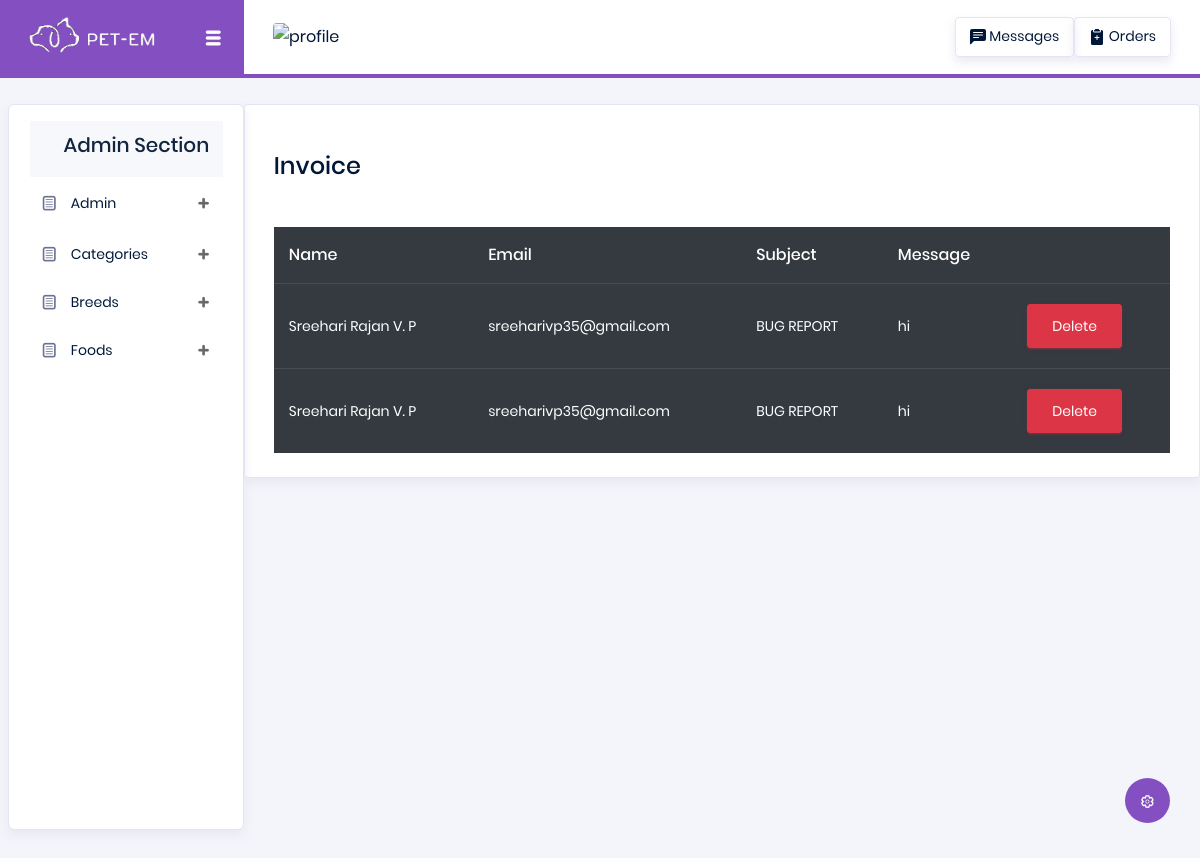
Page /backend/viewmessage/ on the committed database.
### backend/models.py (models this page shows)
class contactdb(models.Model):
    Name = models.CharField(max_length=100, blank=True, null=True)
    Email = models.EmailField(max_length=100, blank=True, null=True)
    Subject = models.CharField(max_length=100,blank=True,null=True)
    Message = models.CharField(max_length=100,blank=True,null=True)

### backend/views.py (the view)
# urls.py: path('viewmessage/', views.viewmessage, name="viewmessage"),
def viewmessage(r):
    data=contactdb.objects.all()
    return render(r,"contactdetails.html",{"data":data})

### backend/templates/contactdetails.html (shortened to what this page needs)
<!DOCTYPE html>
{% extends "index.html" %}
{% block content %}
<html lang="en">
<head>
</head>
<body>
<div class="card">
                <div class="card-body"><br>
                  <h4>Invoice</h4>
                  <br>
                  <div class="table-responsive pt-3">
                    <table class="table table-dark">
                      <thead>
                        <tr>
                          <th>
                            Name
                          </th>
                          <th>
                            Email
                          </th>
                          <th>
                            Subject
                          </th>
                          <th>
                            Message
                          </th>
                        </tr>
                      </thead>
                      <tbody>
                      {% for d in data %}
                        <tr>
                          <td>
                            {{d.Name}}
                          </td>
                          <td>
                            {{d.Email}}
                          </td>
                          <td>
                            {{d.Subject}}
                          </td>
                          <td>
                           {{d.Message}}
                          </td>
                          <td>
                            <form action=" {% url 'deletemessage' dataid=d.id%}">
                            <button type="submit" class="btn btn-danger"}>Delete</button>
                            </form>
                          </td>
                        </tr>
                      {% endfor %}
                      </tbody>
                    </table>
                  </div>
                </div>
              </div>
</body>
</html>
{% endblock %}

### rows in the picture
contactdb: Name "Sreehari Rajan V. P", Email "sreeharivp35@gmail.com", Subject "BUG REPORT", Message "hi"
contactdb: Name "Sreehari Rajan V. P", Email "sreeharivp35@gmail.com", Subject "BUG REPORT", Message "hi"
